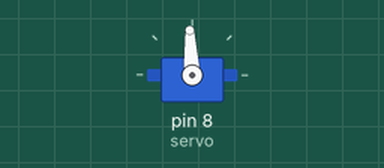
The sketch below on a simulated Arduino Uno, built with avr-gcc and run on an emulated ATmega328P. Parts: servo.

Above: at 0.05 s.
At 0.5 s:
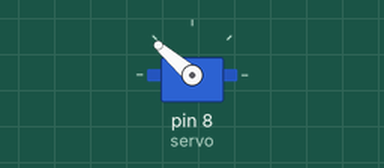
At 2.3 s:
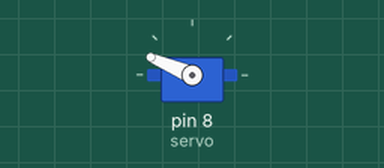
At 4.55 s:
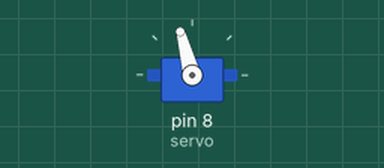
Timing chart, 0 to 8.8 s (numbered marks = the images above):
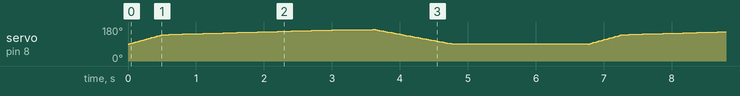

The sketch:

PCOnProject.ino
```cpp
#include <Servo.h>
Servo servo;
int angle = 0;
int angleStart = 90; // 130
int angleEnd = 167;
void setup() {
  servo.attach(8);
  servo.write(0);
  // servo.write(angleStart);
  // delay(1000);
}
void loop()
{
 // scan from 0 to 180 degrees

  for(angle = angleStart; angle < angleEnd; angle++)
  {
    servo.write(angle);

    if(angle < 140 && angle > 0)
    {
    delay(10);
    }
    else if(angle < angleEnd && angle > angleEnd-3)
    {
      delay(300);
    }
    else {
    delay(100);
    }
  }

  // now scan back from 180 to 0 degrees
  for(angle = angleEnd; angle > angleStart; angle--)
  {
    servo.write(angle);
    delay(15);
  }
  delay(2000);
}
```
